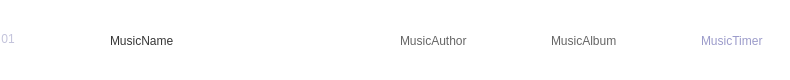
<?xml version="1.0" encoding="UTF-8"?>
<ui version="4.0">
 <class>NewCourierItem</class>
 <widget class="QWidget" name="NewCourierItem">
  <property name="geometry">
   <rect>
    <x>0</x>
    <y>0</y>
    <width>790</width>
    <height>80</height>
   </rect>
  </property>
  <property name="minimumSize">
   <size>
    <width>790</width>
    <height>80</height>
   </size>
  </property>
  <property name="maximumSize">
   <size>
    <width>790</width>
    <height>82</height>
   </size>
  </property>
  <property name="font">
   <font>
    <family>Microsoft YaHei UI</family>
   </font>
  </property>
  <property name="windowTitle">
   <string>Form</string>
  </property>
  <property name="styleSheet">
   <string notr="true">QWidget#NewCourierItem {
    background: transparent;
    border-radius: 8px;
}

QLabel#labMusicNum {
    color: rgb(195, 195, 219);
}

QLabel#labMusicLog
{
	border-image: url(:/NewMusic/images/NewMusic/sq2.png);
}

QLabel#MusicName {
    color: rgb(54, 54, 54);
}

QLabel#MusicAuthor,
#MusicAlbum {
    color: rgb(101, 101, 101);
}

QLabel#MusicTimer {
    color: rgb(155, 155, 202);
}</string>
  </property>
  <widget class="QLabel" name="labMusicNum">
   <property name="geometry">
    <rect>
     <x>0</x>
     <y>30</y>
     <width>16</width>
     <height>17</height>
    </rect>
   </property>
   <property name="font">
    <font>
     <family>Microsoft YaHei UI</family>
    </font>
   </property>
   <property name="text">
    <string>01</string>
   </property>
   <property name="alignment">
    <set>Qt::AlignCenter</set>
   </property>
  </widget>
  <widget class="QWidget" name="widMusicPic" native="true">
   <property name="geometry">
    <rect>
     <x>31</x>
     <y>11</y>
     <width>60</width>
     <height>60</height>
    </rect>
   </property>
   <property name="minimumSize">
    <size>
     <width>60</width>
     <height>60</height>
    </size>
   </property>
   <property name="maximumSize">
    <size>
     <width>60</width>
     <height>60</height>
    </size>
   </property>
  </widget>
  <widget class="QWidget" name="layoutWidget">
   <property name="geometry">
    <rect>
     <x>400</x>
     <y>30</y>
     <width>363</width>
     <height>22</height>
    </rect>
   </property>
   <layout class="QHBoxLayout" name="horizontalLayout_2">
    <item>
     <widget class="QLabel" name="MusicAuthor">
      <property name="font">
       <font>
        <family>Microsoft YaHei UI</family>
       </font>
      </property>
      <property name="text">
       <string>MusicAuthor</string>
      </property>
     </widget>
    </item>
    <item>
     <spacer name="horizontalSpacer_2">
      <property name="orientation">
       <enum>Qt::Horizontal</enum>
      </property>
      <property name="sizeHint" stdset="0">
       <size>
        <width>78</width>
        <height>20</height>
       </size>
      </property>
     </spacer>
    </item>
    <item>
     <widget class="QLabel" name="MusicAlbum">
      <property name="font">
       <font>
        <family>Microsoft YaHei UI</family>
       </font>
      </property>
      <property name="text">
       <string>MusicAlbum</string>
      </property>
     </widget>
    </item>
    <item>
     <spacer name="horizontalSpacer_3">
      <property name="orientation">
       <enum>Qt::Horizontal</enum>
      </property>
      <property name="sizeHint" stdset="0">
       <size>
        <width>48</width>
        <height>20</height>
       </size>
      </property>
     </spacer>
    </item>
    <item>
     <widget class="QLabel" name="MusicTimer">
      <property name="font">
       <font>
        <family>Microsoft YaHei UI</family>
       </font>
      </property>
      <property name="text">
       <string>MusicTimer</string>
      </property>
     </widget>
    </item>
   </layout>
  </widget>
  <widget class="QWidget" name="layoutWidget">
   <property name="geometry">
    <rect>
     <x>110</x>
     <y>30</y>
     <width>151</width>
     <height>22</height>
    </rect>
   </property>
   <layout class="QHBoxLayout" name="horizontalLayout">
    <item>
     <widget class="QLabel" name="MusicName">
      <property name="sizePolicy">
       <sizepolicy hsizetype="Fixed" vsizetype="Preferred">
        <horstretch>0</horstretch>
        <verstretch>0</verstretch>
       </sizepolicy>
      </property>
      <property name="font">
       <font>
        <family>Microsoft YaHei UI</family>
       </font>
      </property>
      <property name="text">
       <string>MusicName</string>
      </property>
     </widget>
    </item>
    <item>
     <spacer name="horizontalSpacer">
      <property name="orientation">
       <enum>Qt::Horizontal</enum>
      </property>
      <property name="sizeHint" stdset="0">
       <size>
        <width>40</width>
        <height>20</height>
       </size>
      </property>
     </spacer>
    </item>
    <item>
     <widget class="QLabel" name="labMusicLog">
      <property name="minimumSize">
       <size>
        <width>22</width>
        <height>17</height>
       </size>
      </property>
      <property name="maximumSize">
       <size>
        <width>27</width>
        <height>17</height>
       </size>
      </property>
      <property name="font">
       <font>
        <family>Microsoft YaHei UI</family>
       </font>
      </property>
      <property name="text">
       <string/>
      </property>
      <property name="alignment">
       <set>Qt::AlignLeading|Qt::AlignLeft|Qt::AlignVCenter</set>
      </property>
     </widget>
    </item>
   </layout>
  </widget>
 </widget>
 <resources/>
 <connections/>
</ui>
